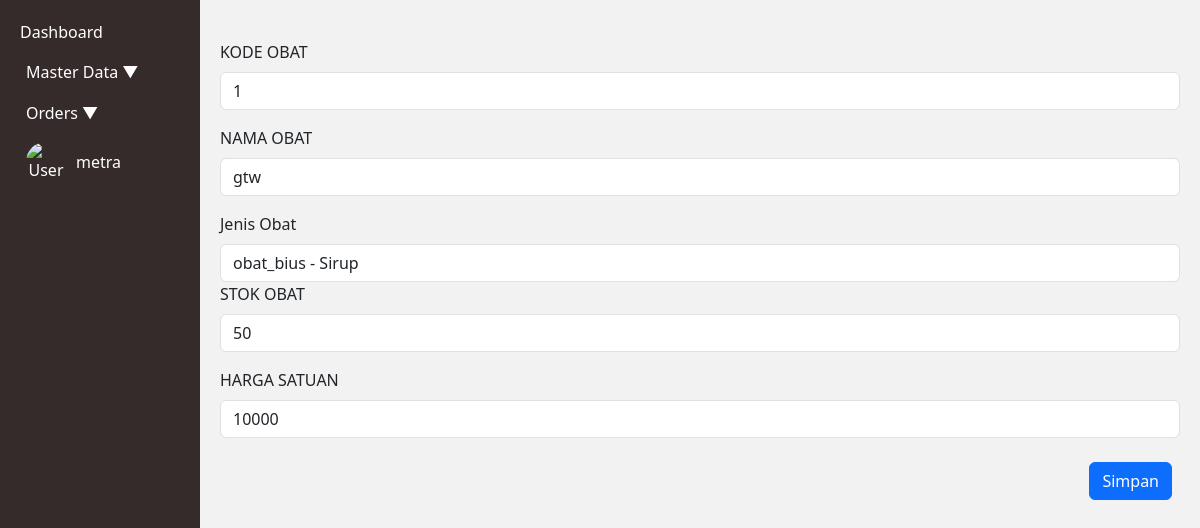
The app's page /index.php?page=obat.form&Id_Obat=1&action=edit (signed in), older data.
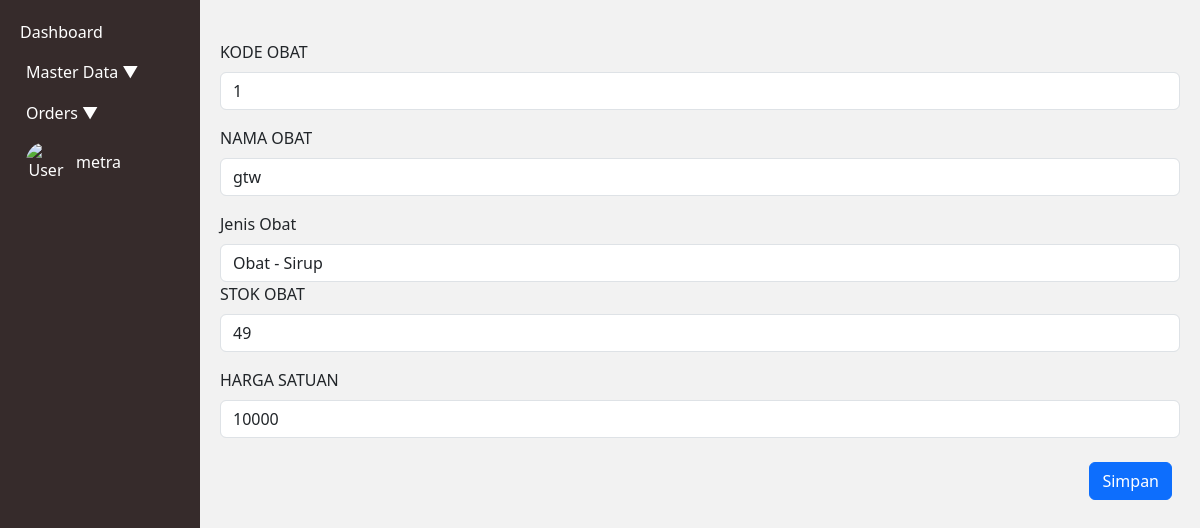
The same page, newer data.
### tables this page shows
CREATE TABLE `tb_obat` (
  `Id_Obat` int(3) NOT NULL AUTO_INCREMENT,
  `Nama_Obat` varchar(15) NOT NULL,
  `Stok_obat` int(5) NOT NULL,
  `Harga_satuan` int(8) NOT NULL,
  `Id_jenis` int(3) NOT NULL,
  PRIMARY KEY (`Id_Obat`),
  KEY `Id_jenis` (`Id_jenis`),
  CONSTRAINT `tb_obat_ibfk_1` FOREIGN KEY (`Id_jenis`) REFERENCES `tb_jenis_obat` (`Id_jenis`)
);

### obat.form.php (the view, shortened to what this page needs)
<?php
$mysqli = new mysqli("localhost", "root", "", "apotek");
$action = $_GET['action'];
$currentid = "";
$nama = "";
if ($action == "add") {
    $result = $mysqli->query("SELECT MAX(Id_Obat) AS currentid FROM tb_obat;");
    if (!$result) {
        die("Error: " . $mysqli->error);
    }
    $row = $result->fetch_assoc();
    $max_number = (int)$row['currentid'];
    $new_number = $max_number + 1;
    $currentid = $new_number;
    $nama = "";
    $jenis = "";
    $stok = "";
    $harga = "";
} else if ($action == "edit") {
    $currentid = $_GET['Id_Obat'];
    $query = "SELECT * FROM tb_obat WHERE Id_Obat = '" . $currentid . "';";
    $result = $mysqli->query($query);
    $row = $result->fetch_assoc();
    $nama = $row['Nama_Obat'];
    $jenis = $row['Id_jenis'];
    $stok = $row['Stok_obat'];
    $harga = $row['Harga_satuan'];
}
?>
<div class="col" style="padding-top: 20px;">
    <form action="obat.action.php" method="POST">
        <div class="mb-3">
            <label for="id" class="form-label">KODE OBAT</label>
            <input type="text" class="form-control" name="Id_Obat" id="NIP" placeholder="NIP" value="<?php echo $currentid; ?>">
        </div>
        <div class="mb-3">
            <label for="nama" class="form-label">NAMA OBAT</label>
            <input type="text" class="form-control" name="Nama_Obat" id="nama" placeholder="Tuliskan nama di sini" value="<?php echo $nama; ?>">
        </div>
        <div class="form-group">
            <label for="id_jenis" class="form-label">Jenis Obat</label>
            <select class="form-control" name="Id_jenis" id="Jenis_obat" placeholder="Pilih jenis obat di sini">
                <?php
                $query = "SELECT * FROM tb_jenis_obat ORDER BY Id_jenis";
                $result = mysqli_query($mysqli, $query);
                while ($hasil = mysqli_fetch_array($result)) {
                    $selected = ($hasil['Id_jenis'] == $jenis) ? "selected" : "";
                    echo "<option value='" . $hasil['Id_jenis'] . "' $selected>"
                        . $hasil['nama_jenis'] . " - " . $hasil['bentuk_obat']
                        . "</option>";
                }
                ?>
            </select>
        </div>
        <div class="mb-3">
            <label for="nama" class="form-label">STOK OBAT</label>
            <input type="text" class="form-control" name="Stok_obat" id="Stok_obat" placeholder="Tuliskan stok di sini" value="<?php echo $stok; ?>">
        </div>
        <div class="mb-3">
            <label for="nama" class="form-label">HARGA SATUAN</label>
            <input type="text" class="form-control" name="Harga_satuan" id="nama" placeholder="Tuliskan harga di sini" value="<?php echo $harga; ?>">
        </div>
        <div class="d-grid gap-2 p-2 d-md-flex justify-content-md-end">
            <button class="btn btn-primary" type="submit">Simpan</button>
        </div>
    </form>
</div>

Row changes from the older to the newer data that the page shows:
changed tb_obat "gtw": Stok_obat "50" → "49"
Text that changed along with them:
form field Id_jenis: "obat_bius - Sirup" → "Obat - Sirup"
